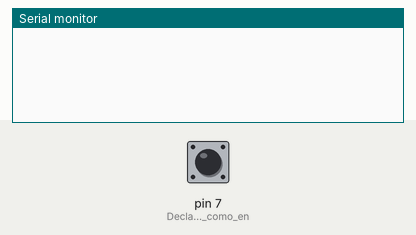
This sketch was run on a simulated Arduino Uno, built with avr-gcc and run on an emulated ATmega328P. On the bench: the last lines printed to the serial monitor. The inputs (shaded band) are chosen by the test bench; at power-on: pin 7 (Declarar_el_pin_7_como_en) HIGH.

Above: at 1.2 s.
1.3 s: pin 7 (Declarar_el_pin_7_como_en) pulled LOW for 0.15 s
At 2.0 s:
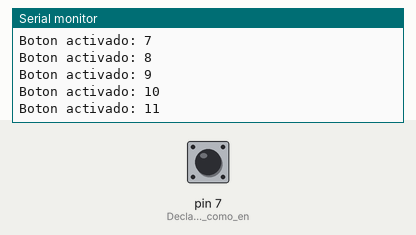
2.9 s: pin 7 (Declarar_el_pin_7_como_en) pulled LOW for 1 s
At 4.6 s:
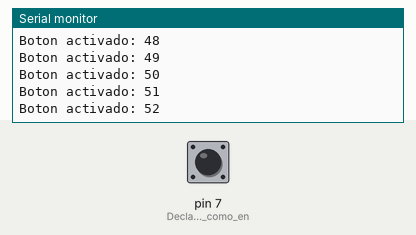
5.4 s: pin 7 (Declarar_el_pin_7_como_en) pulled LOW for 3.2 s
At 9.3 s:
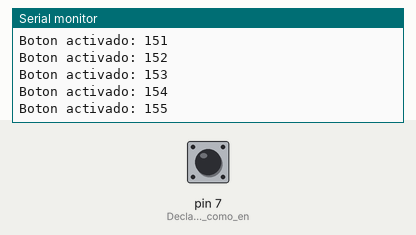
10.1 s: pin 7 (Declarar_el_pin_7_como_en) driven LOW
At 10.7 s:
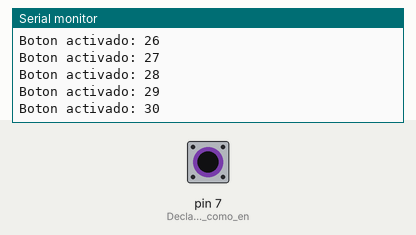
Timing chart, 0 to 13.1 s (numbered marks = the images above; inputs shaded):
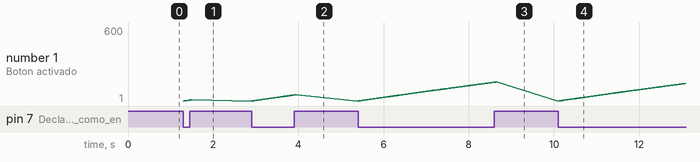

Measured:
- after the input at 1.3 s, the serial monitor: prints a new line at once (image 1)
- after the input at 2.9 s, the serial monitor: prints a new line after 0.22 s (image 2)
- after the input at 5.4 s, the serial monitor: prints a new line after 1.1 s (image 3)
- after the input at 10.1 s, the serial monitor: prints a new line at once (image 4)
- plotted number 1: 11 → 52 after the input at 2.9 s, 52 → 155 after the input at 5.4 s, 155 → 600 after the input at 10.1 s

The sketch:

push-button.ino
```cpp
int contador = 0;

void setup() {
   pinMode(7, INPUT_PULLUP);  //Declarar el pin 7 como entrada con pull-up
   Serial.begin(9600); // Iniciar el puerto serial a 9600 BAUDs

}

void loop() {

  //Leer el estado de la entrada digital 7
  int estadoBoton = digitalRead(7);
  //Serial.println(estadoBoton);

  if(estadoBoton == 0){
    //El boton esta activado
    contador++;
    Serial.print("Boton activado: ");
    Serial.println(contador);
  }
  else{
    contador=0;
    //El boton esta desactivado
   // Serial.println("Boton desactivado");
  }

}
```
